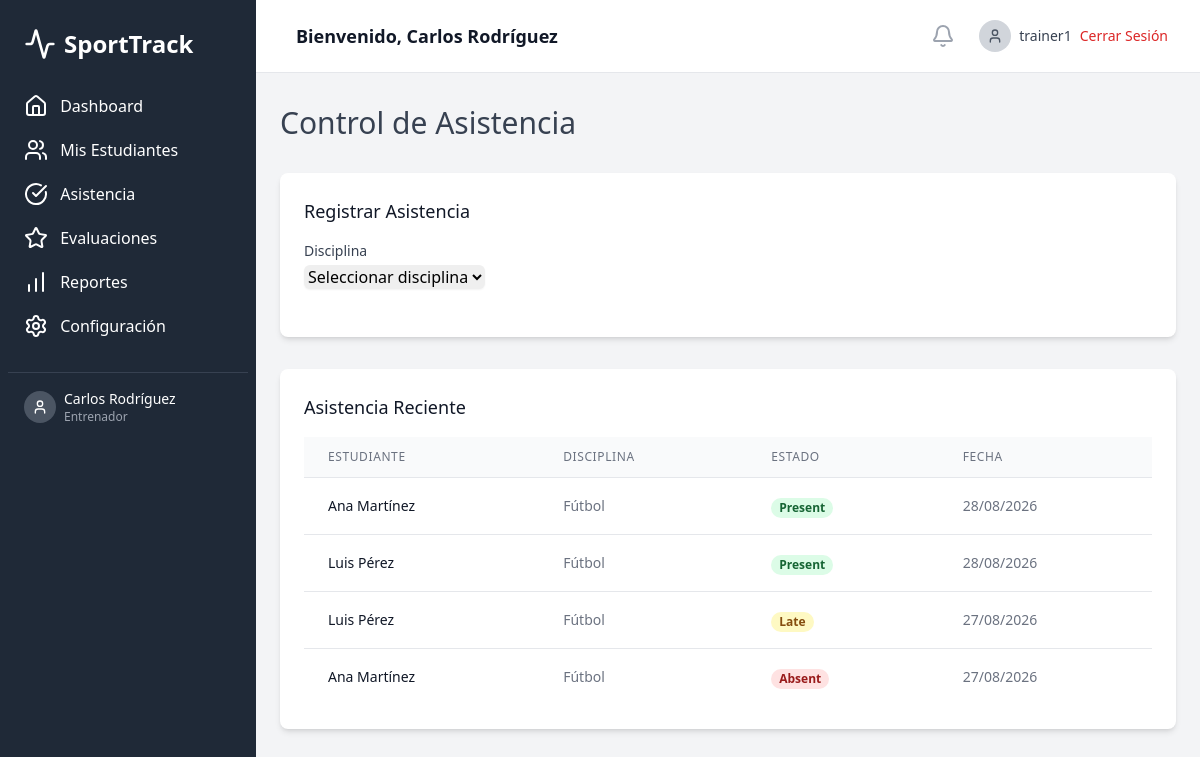
Screenshot of /src/pages/attendance.php (signed in) with the database file from the repository.
### tables this page shows
CREATE TABLE attendance (
    id INT AUTO_INCREMENT PRIMARY KEY,
    student_id INT,
    discipline_id INT,
    trainer_id INT,
    attendance_date DATE,
    status ENUM('present', 'absent', 'late') DEFAULT 'present',
    notes TEXT,
    recorded_at TIMESTAMP DEFAULT CURRENT_TIMESTAMP,
    FOREIGN KEY (student_id) REFERENCES users(id),
    FOREIGN KEY (discipline_id) REFERENCES disciplines(id),
    FOREIGN KEY (trainer_id) REFERENCES users(id)
);

CREATE TABLE users (
    id INT AUTO_INCREMENT PRIMARY KEY,
    username VARCHAR(50) UNIQUE NOT NULL,
    password VARCHAR(255) NOT NULL,
    email VARCHAR(100) UNIQUE NOT NULL,
    full_name VARCHAR(100) NOT NULL,
    user_type ENUM('coordinador', 'entrenador', 'estudiante') NOT NULL,
    created_at TIMESTAMP DEFAULT CURRENT_TIMESTAMP,
    updated_at TIMESTAMP DEFAULT CURRENT_TIMESTAMP ON UPDATE CURRENT_TIMESTAMP
);

CREATE TABLE disciplines (
    id INT AUTO_INCREMENT PRIMARY KEY,
    name VARCHAR(100) NOT NULL,
    description TEXT,
    created_by INT,
    created_at TIMESTAMP DEFAULT CURRENT_TIMESTAMP,
    FOREIGN KEY (created_by) REFERENCES users(id)
);

### src/config/session.php (called while the page is built, shortened)
<?php
function isLoggedIn() {
    return isset($_SESSION['user_id']);
}
function getCurrentUser() {
    if (isset($_SESSION['created_at'])) {
        return [
            'id' => $_SESSION['user_id'] ?? null,
            'username' => $_SESSION['username'] ?? null,
            'full_name' => $_SESSION['full_name'] ?? null,
            'user_type' => $_SESSION['user_type'] ?? null,
            'email' => $_SESSION['email'] ?? null,
            'created_at' => $_SESSION['created_at'] ?? null
        ];
    }
    return [
        'id' => $_SESSION['user_id'] ?? null,
        'username' => $_SESSION['username'] ?? null,
        'full_name' => $_SESSION['full_name'] ?? null,
        'user_type' => $_SESSION['user_type'] ?? null,
        'email' => $_SESSION['email'] ?? null,
        'created_at' => $_SESSION['created_at'] ?? null
    ];
}
?>

### src/pages/attendance.php (the view, shortened to what this page needs)
<?php
require_once '../config/session.php';
$user = getCurrentUser();
$database = new Database();
$pdo = $database->getConnection();
$stmt = $pdo->prepare("
    SELECT
        u.full_name as student_name,
        d.name as discipline_name,
        a.attendance_date,
        a.status,
        a.recorded_at
    FROM attendance a
    JOIN users u ON a.student_id = u.id
    JOIN disciplines d ON a.discipline_id = d.id
    JOIN trainer_disciplines td ON d.id = td.discipline_id
    WHERE td.trainer_id = ?
    ORDER BY a.recorded_at DESC
    LIMIT 20
");
$stmt->execute([$user['id']]);
$recent_attendance = $stmt->fetchAll(PDO::FETCH_ASSOC);
?>
<!DOCTYPE html>
<html lang="es">
<head>
    <script src="https://cdn.tailwindcss.com"></script>
</head>
<body class="bg-gray-100">
    <div class="flex h-screen bg-gray-100">
        <?php include '../components/sidebar.php'; ?>
        <div class="flex-1 flex flex-col overflow-hidden">
            <?php include '../components/header.php'; ?>
            <main class="flex-1 overflow-x-hidden overflow-y-auto bg-gray-100">
                <div class="container mx-auto px-6 py-8">
                    <h3 class="text-gray-700 text-3xl font-medium">Control de Asistencia</h3>
                    <div class="mt-8 bg-white shadow-md rounded-lg p-6">
                        <h4 class="text-lg font-medium text-gray-900 mb-4">Registrar Asistencia</h4>
                        <form method="GET" class="mb-6">
                            <div class="flex items-center space-x-4">
                                <div>
                                    <label class="block text-sm font-medium text-gray-700">Disciplina</label>
                                    <select name="discipline_id" onchange="this.form.submit()" class="mt-1 block w-full rounded-md border-gray-300 shadow-sm focus:border-indigo-500 focus:ring-indigo-500">
                                        <option value="">Seleccionar disciplina</option>
                                    </select>
                                </div>
                            </div>
                        </form>
                    </div>
                    <div class="mt-8 bg-white shadow-md rounded-lg p-6">
                        <h4 class="text-lg font-medium text-gray-900 mb-4">Asistencia Reciente</h4>
                        <div class="overflow-x-auto">
                            <table class="min-w-full divide-y divide-gray-200">
                                <thead class="bg-gray-50">
                                    <tr>
                                        <th class="px-6 py-3 text-left text-xs font-medium text-gray-500 uppercase tracking-wider">Estudiante</th>
                                        <th class="px-6 py-3 text-left text-xs font-medium text-gray-500 uppercase tracking-wider">Disciplina</th>
                                        <th class="px-6 py-3 text-left text-xs font-medium text-gray-500 uppercase tracking-wider">Estado</th>
                                        <th class="px-6 py-3 text-left text-xs font-medium text-gray-500 uppercase tracking-wider">Fecha</th>
                                    </tr>
                                </thead>
                                <tbody class="bg-white divide-y divide-gray-200">
                                    <?php foreach ($recent_attendance as $record): ?>
                                    <tr>
                                        <td class="px-6 py-4 whitespace-nowrap text-sm font-medium text-gray-900">
                                            <?php echo htmlspecialchars($record['student_name']); ?>
                                        </td>
                                        <td class="px-6 py-4 whitespace-nowrap text-sm text-gray-500">
                                            <?php echo htmlspecialchars($record['discipline_name']); ?>
                                        </td>
                                        <td class="px-6 py-4 whitespace-nowrap">
                                            <?php
                                            $status_colors = [
                                                'present' => 'bg-green-100 text-green-800',
                                                'absent' => 'bg-red-100 text-red-800',
                                                'late' => 'bg-yellow-100 text-yellow-800'
                                            ];
                                            $color_class = $status_colors[$record['status']] ?? 'bg-gray-100 text-gray-800';
                                            ?>
                                            <span class="px-2 inline-flex text-xs leading-5 font-semibold rounded-full <?php echo $color_class; ?>">
                                                <?php echo ucfirst($record['status']); ?>
                                            </span>
                                        </td>
                                        <td class="px-6 py-4 whitespace-nowrap text-sm text-gray-500">
                                            <?php echo date('d/m/Y', strtotime($record['attendance_date'])); ?>
                                        </td>
                                    </tr>
                                    <?php endforeach; ?>
                                </tbody>
                            </table>
                        </div>
                    </div>
                </div>
            </main>
        </div>
    </div>
</body>
</html>

### src/components/sidebar.php (shortened to what this page needs)
<?php
$user = getCurrentUser();
$userType = getUserType();
$menuItems = [];
if ($userType === 'coordinador') {
    $menuItems = [
        ['icon' => 'home', 'text' => 'Dashboard', 'href' => 'index.php'],
        ['icon' => 'users', 'text' => 'Estudiantes', 'href' => 'students.php'],
        ['icon' => 'user-check', 'text' => 'Entrenadores', 'href' => 'trainers.php'],
        ['icon' => 'activity', 'text' => 'Disciplinas', 'href' => 'disciplines.php'],
        ['icon' => 'user-plus', 'text' => 'Inscripciones', 'href' => 'enrollments.php'],
        ['icon' => 'bar-chart', 'text' => 'Reportes', 'href' => 'reports.php'],
        ['icon' => 'settings', 'text' => 'Configuración', 'href' => 'settings.php']
    ];
} elseif ($userType === 'entrenador') {
    $menuItems = [
        ['icon' => 'home', 'text' => 'Dashboard', 'href' => 'index.php'],
        ['icon' => 'users', 'text' => 'Mis Estudiantes', 'href' => 'my-students.php'],
        ['icon' => 'check-circle', 'text' => 'Asistencia', 'href' => 'attendance.php'],
        ['icon' => 'star', 'text' => 'Evaluaciones', 'href' => 'evaluations.php'],
        ['icon' => 'bar-chart', 'text' => 'Reportes', 'href' => 'trainer-reports.php'],
        ['icon' => 'settings', 'text' => 'Configuración', 'href' => 'settings.php']
    ];
}
?>
<div class="bg-gray-800 text-white w-64 space-y-6 py-7 px-2 absolute inset-y-0 left-0 transform -translate-x-full md:relative md:translate-x-0 transition duration-200 ease-in-out">
    <a href="index.php" class="text-white flex items-center space-x-2 px-4">
        <i data-lucide="activity" class="w-8 h-8"></i>
        <span class="text-2xl font-extrabold">SportTrack</span>
    </a>
    <nav>
        <?php foreach ($menuItems as $item): ?>
        <a href="<?php echo $item['href']; ?>" class="block py-2.5 px-4 rounded transition duration-200 hover:bg-gray-700 hover:text-white">
            <i data-lucide="<?php echo $item['icon']; ?>" class="inline-block w-6 h-6 mr-2 -mt-1"></i>
            <?php echo $item['text']; ?>
        </a>
        <?php endforeach; ?>
    </nav>
    <div class="px-4 pt-4 border-t border-gray-700">
        <div class="flex items-center space-x-2">
            <div class="w-8 h-8 bg-gray-600 rounded-full flex items-center justify-center">
                <i data-lucide="user" class="w-4 h-4"></i>
            </div>
            <div>
                <p class="text-sm font-medium"><?php echo htmlspecialchars($user['full_name']); ?></p>
                <p class="text-xs text-gray-400 capitalize"><?php echo htmlspecialchars($user['user_type']); ?></p>
            </div>
        </div>
    </div>
</div>

### src/components/header.php (shortened to what this page needs)
<?php
$user = getCurrentUser();
?>
<header class="bg-white shadow-sm border-b border-gray-200">
    <div class="max-w-7xl mx-auto py-4 px-4 sm:px-6 lg:px-8">
        <div class="flex justify-between items-center">
            <div class="flex items-center">
                <h2 class="ml-2 text-lg font-semibold text-gray-900">
                    Bienvenido, <?php echo htmlspecialchars($user['full_name']); ?>
                </h2>
            </div>
            <div class="flex items-center space-x-4">
                <div class="relative">
                    <button class="p-2 text-gray-400 hover:text-gray-500">
                        <i data-lucide="bell" class="h-6 w-6"></i>
                    </button>
                </div>
                <div class="relative">
                    <div class="flex items-center space-x-2">
                        <div class="w-8 h-8 bg-gray-300 rounded-full flex items-center justify-center">
                            <i data-lucide="user" class="w-4 h-4 text-gray-600"></i>
                        </div>
                        <span class="text-sm font-medium text-gray-700"><?php echo htmlspecialchars($user['username']); ?></span>
                        <a href="logout.php" class="text-sm text-red-600 hover:text-red-800 ml-2">Cerrar Sesión</a>
                    </div>
                </div>
            </div>
        </div>
    </div>
</header>

### rows the page displays
attendance: student.full_name "Ana Martínez", discipline.name "Fútbol", status "Present", attendance_date "28/08/2026"
attendance: student.full_name "Luis Pérez", discipline.name "Fútbol", status "Present", attendance_date "28/08/2026"
attendance: student.full_name "Luis Pérez", discipline.name "Fútbol", status "Late", attendance_date "27/08/2026"
attendance: student.full_name "Ana Martínez", discipline.name "Fútbol", status "Absent", attendance_date "27/08/2026"

### other values shown
$item['text'] "Dashboard"
$item['text'] "Mis Estudiantes"
$item['text'] "Asistencia"
$item['text'] "Evaluaciones"
$item['text'] "Reportes"
$item['text'] "Configuración"
$user['full_name'] "Carlos Rodríguez"
$user['user_type'] "Entrenador"
$user['username'] "trainer1"
